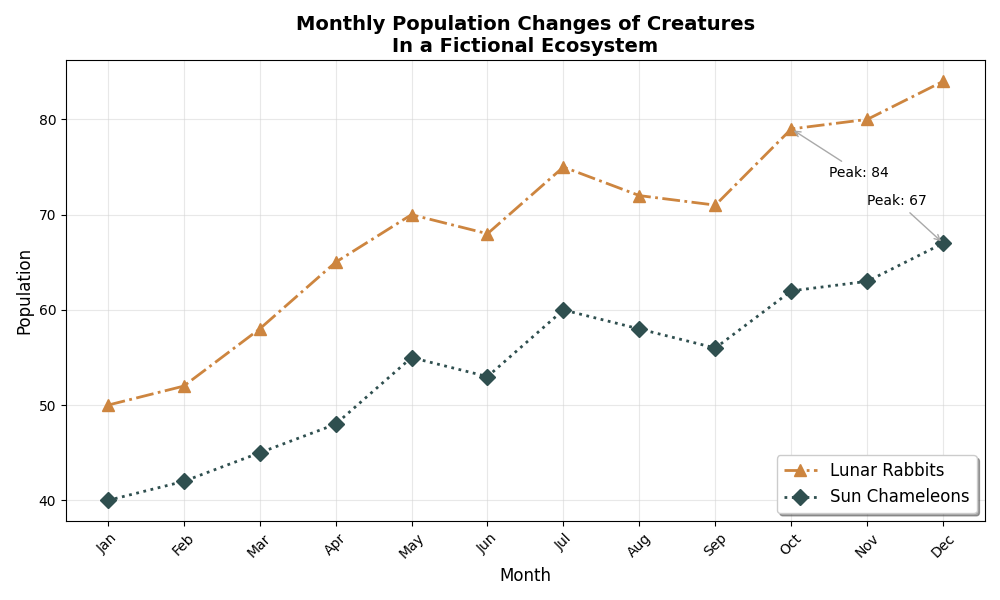

Generate this figure with Python:
import matplotlib.pyplot as plt
import numpy as np

months = np.arange(1, 13)
lunar_rabbits_population = [50, 52, 58, 65, 70, 68, 75, 72, 71, 79, 80, 84]
sun_chameleons_population = [40, 42, 45, 48, 55, 53, 60, 58, 56, 62, 63, 67]

fig, ax = plt.subplots(figsize=(10, 6))

# Changed line styles and markers
ax.plot(months, lunar_rabbits_population, marker='^', linestyle='-.', color='peru', linewidth=2, markersize=8, label='Lunar Rabbits')
ax.plot(months, sun_chameleons_population, marker='D', linestyle=':', color='darkslategray', linewidth=2, markersize=8, label='Sun Chameleons')

# Annotate peak populations with modified text positions
ax.annotate(f'Peak: {max(lunar_rabbits_population)}', xy=(10, 79),
            xytext=(10.5, 74), arrowprops=dict(arrowstyle='->', color='darkgray'))
ax.annotate(f'Peak: {max(sun_chameleons_population)}', xy=(12, 67),
            xytext=(11, 71), arrowprops=dict(arrowstyle='->', color='darkgray'))

# Titles, labels
ax.set_title('Monthly Population Changes of Creatures\nIn a Fictional Ecosystem', fontsize=14, fontweight='bold')
ax.set_xlabel('Month', fontsize=12)
ax.set_ylabel('Population', fontsize=12)

# Altered grid style
ax.grid(True, linestyle='-', alpha=0.5, color='lightgray')

# Position and size of legend
ax.legend(loc='lower right', fontsize=12, shadow=True)

# Customized x-axis ticks
ax.set_xticks(months)
ax.set_xticklabels(['Jan', 'Feb', 'Mar', 'Apr', 'May', 'Jun', 'Jul', 'Aug', 'Sep', 'Oct', 'Nov', 'Dec'], rotation=45, ha='center')

plt.tight_layout()

plt.show()
